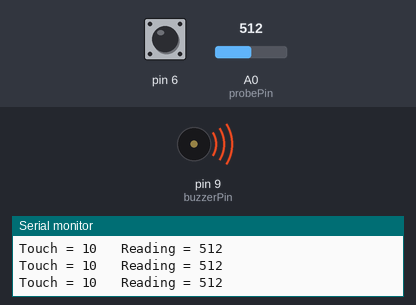
The sketch below on a simulated Arduino Uno, built with avr-gcc and run on an emulated ATmega328P. Parts: buzzer (waves = sounding), the last lines printed to the serial monitor. Inputs (shaded band) come from the test bench; at power-on: A0 (probePin) = 512, pin 6 HIGH.

Above: at 1.2 s.
1.3 s: A0 (probePin) set to 18
At 1.9 s:
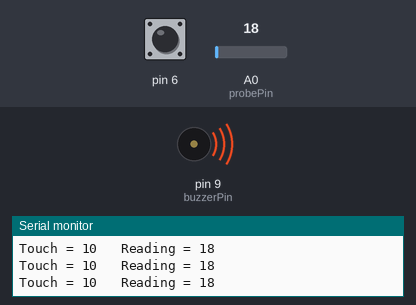
4.3 s: A0 (probePin) set to 14
At 5.3 s:
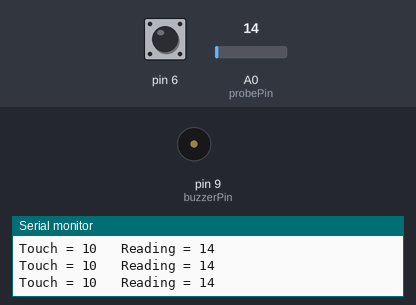
Timing chart, 0 to 7.3 s (numbered marks = the images above; inputs shaded):
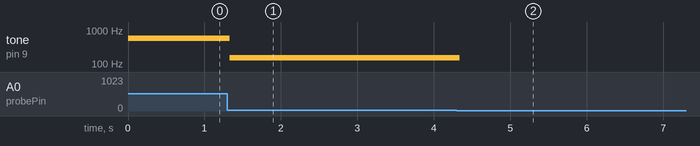

Measured:
- the behaviour switches between 16 and 15 on A0 (probePin) (found by bisection; images 1 and 2)
- after the input at 1.3 s, tone on pin 9 (buzzerPin): 568 Hz → 151 Hz at once
- after the input at 4.3 s, tone on pin 9 (buzzerPin): 151 Hz → silent at once

The sketch:

extension.ino
```cpp
#include <CapacitiveSensor.h>

// Capacitive touch sensor
CapacitiveSensor touchSensor(4, 6);

// Pins
const int trackPowerPin = 2;
const int probePin = A0;
const int buzzerPin = 9;

// Capacitive touch threshold
const long touchThreshold = 900;

// Graphite strip settings
const int silenceThreshold = 15;
const int minPitch = 150;
const int maxPitch = 1000;

// Octave control
bool octaveHigh = false;
bool wasTouched = false;

void setup() {
  pinMode(trackPowerPin, OUTPUT);
  digitalWrite(trackPowerPin, LOW);

  pinMode(buzzerPin, OUTPUT);

  Serial.begin(9600);

  // Disable auto-calibration
  touchSensor.set_CS_AutocaL_Millis(0xFFFFFFFF);
}

void loop() {

  // Read capacitive touch sensor
  long touchValue = touchSensor.capacitiveSensor(30);

  // Detect a new touch and toggle octave
  bool touched = (touchValue > touchThreshold);

  if (touched && !wasTouched) {
    octaveHigh = !octaveHigh;

    Serial.print("Octave: ");
    if (octaveHigh) {
      Serial.println("HIGH");
    } else {
      Serial.println("LOW");
    }
  }

  wasTouched = touched;

  // Read graphite strip
  digitalWrite(trackPowerPin, HIGH);
  delayMicroseconds(1000);

  analogRead(probePin);  // discard first reading
  int reading = analogRead(probePin);

  digitalWrite(trackPowerPin, LOW);

  Serial.print("Touch = ");
  Serial.print(touchValue);
  Serial.print("   Reading = ");
  Serial.println(reading);

  if (reading <= silenceThreshold) {
    noTone(buzzerPin);
  }
  else {
    int pitch = map(
      reading,
      silenceThreshold + 1,
      1023,
      minPitch,
      maxPitch
    );

    // Shift up one octave when octaveHigh is enabled
    if (octaveHigh) {
      pitch *= 2;
    }

    tone(buzzerPin, pitch);
  }

  delay(10);
}
```
